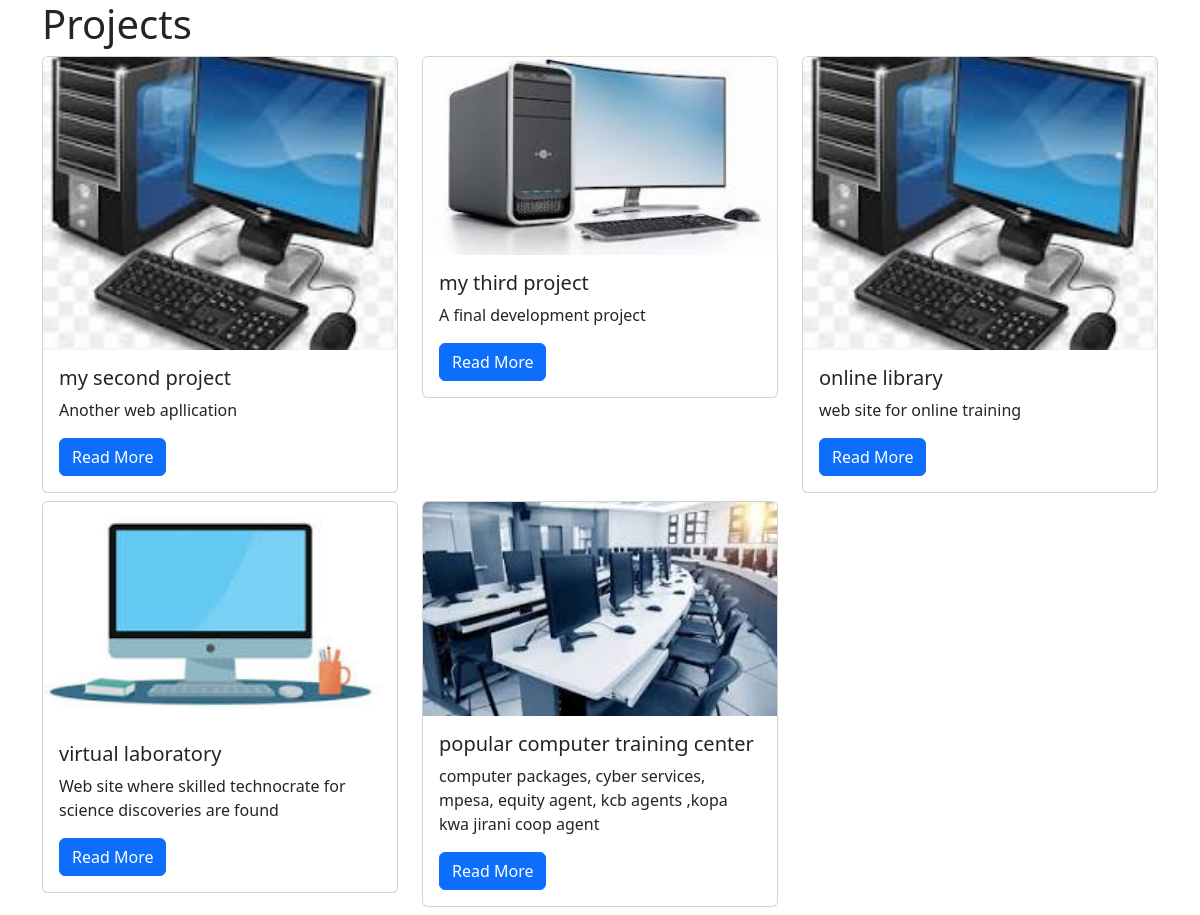
The page /projects/ on the database as committed earlier.
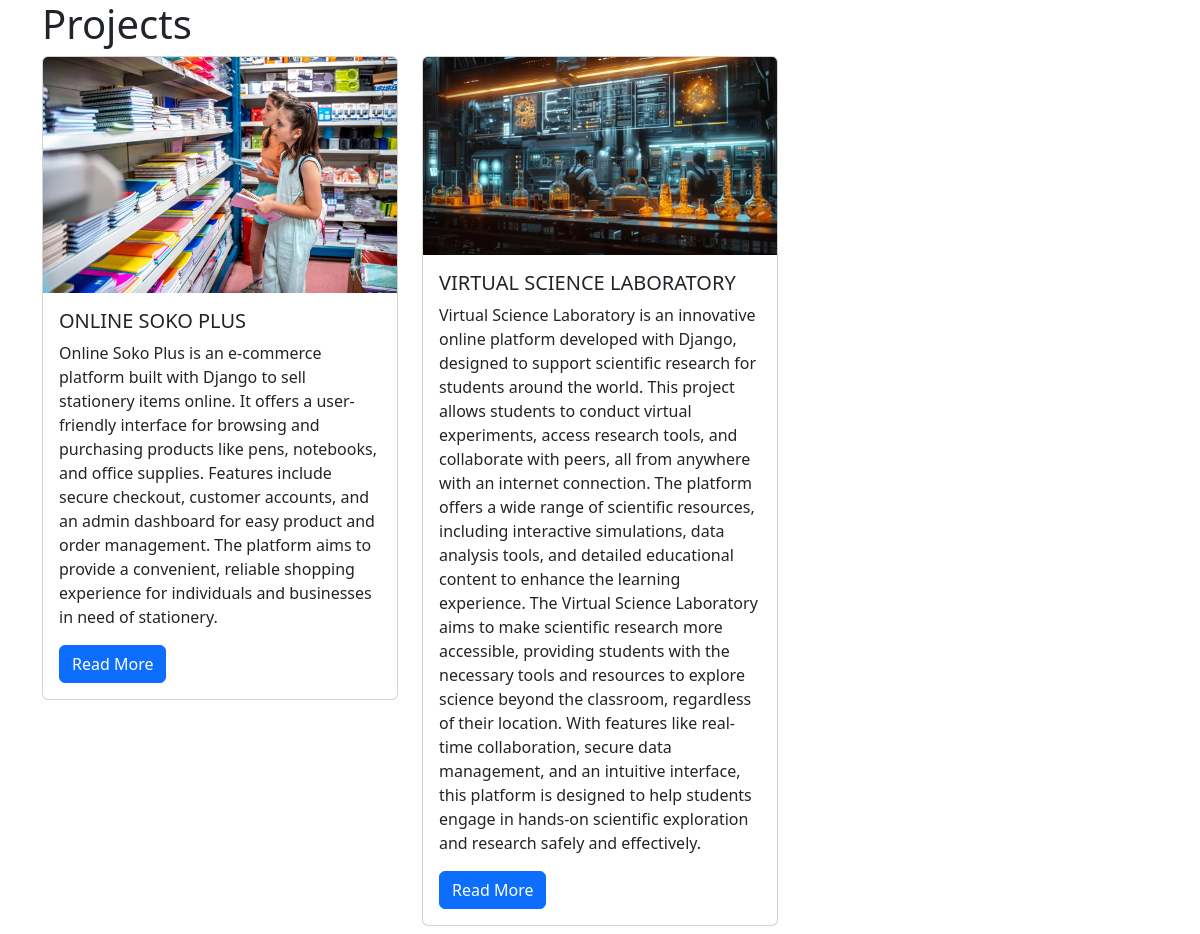
The same page on the database as committed later.
### projects/models.py (models this page shows)
class Project(models.Model):
    title = models.CharField(max_length=100)
    description = models.TextField()
    technology = models.CharField(max_length=20)
    image = models.FileField(upload_to="project_images/", blank=True)

### projects/views.py (the view)
# urls.py: path("", views.project_index, name="project_index"),
def project_index(request):
    projects = Project.objects.all()
    context = {
        "projects": projects
    }
    return render(request, "projects/project_index.html", context)
    '''project_detail() view function. This function will have
     the primary key of the project that’s being
      viewed as an additional argument'''

### projects/templates/projects/project_index.html
{% extends "base.html" %}
{% block page_content %}
<h1>Projects</h1>
<div class="row">
{% for project in projects %}
    <div class="col-md-4">
        <div class="card mb-2">
            {% if project.image %}
            <img class="card-img-top" src="{{ project.image.url }}">
            {% endif %}
            <div class="card-body">
                <h5 class="card-title">{{ project.title }}</h5>
                <p class="card-text">{{ project.description }}</p>
                <a href="{% url 'project_detail' project.pk %}"
                   class="btn btn-primary">
                    Read More
                </a>
            </div>
        </div>
    </div>
    {% endfor %}
</div>
{% endblock %}

Rows that differ between the two databases and show on the page:
removed Project: image (picture), title "my second project", description "Another web apllication"
removed Project: image (picture), title "my third project", description "A final development project"
removed Project: image (picture), title "online library", description "web site for online training"
removed Project: image (picture), title "virtual laboratory", description "Web site where skilled technocrate for science discoveries are found"
removed Project: image (picture), title "popular computer training center", description "computer packages, cyber services, mpesa, equity agent, kcb agents ,kopa kwa jirani coop agent"
added Project: image (picture), title "ONLINE SOKO PLUS", description "Online Soko Plus is an e-commerce platform built with Django to sell stationery items online. It offers a user-friendly interface for browsing and purchasing products like pens, notebooks, and office supplies. Features include secure checkout, customer accounts, and an admin dashboard for easy product and order management. The platform aims to provide a convenient, reliable shopping experience for individuals and businesses in need of stationery."
added Project: image (picture), title "VIRTUAL SCIENCE LABORATORY", description "Virtual Science Laboratory is an innovative online platform developed with Django, designed to support scientific research for students around the world. This project allows students to conduct virtual experiments, access research tools, and collaborate with peers, all from anywhere with an internet connection. The platform offers a wide range of scientific resources, including interactive simulations, data analysis tools, and detailed educational content to enhance the learning experience. The Virtual Science Laboratory aims to make scientific research more accessible, providing students with the necessary tools and resources to explore science beyond the classroom, regardless of their…"
